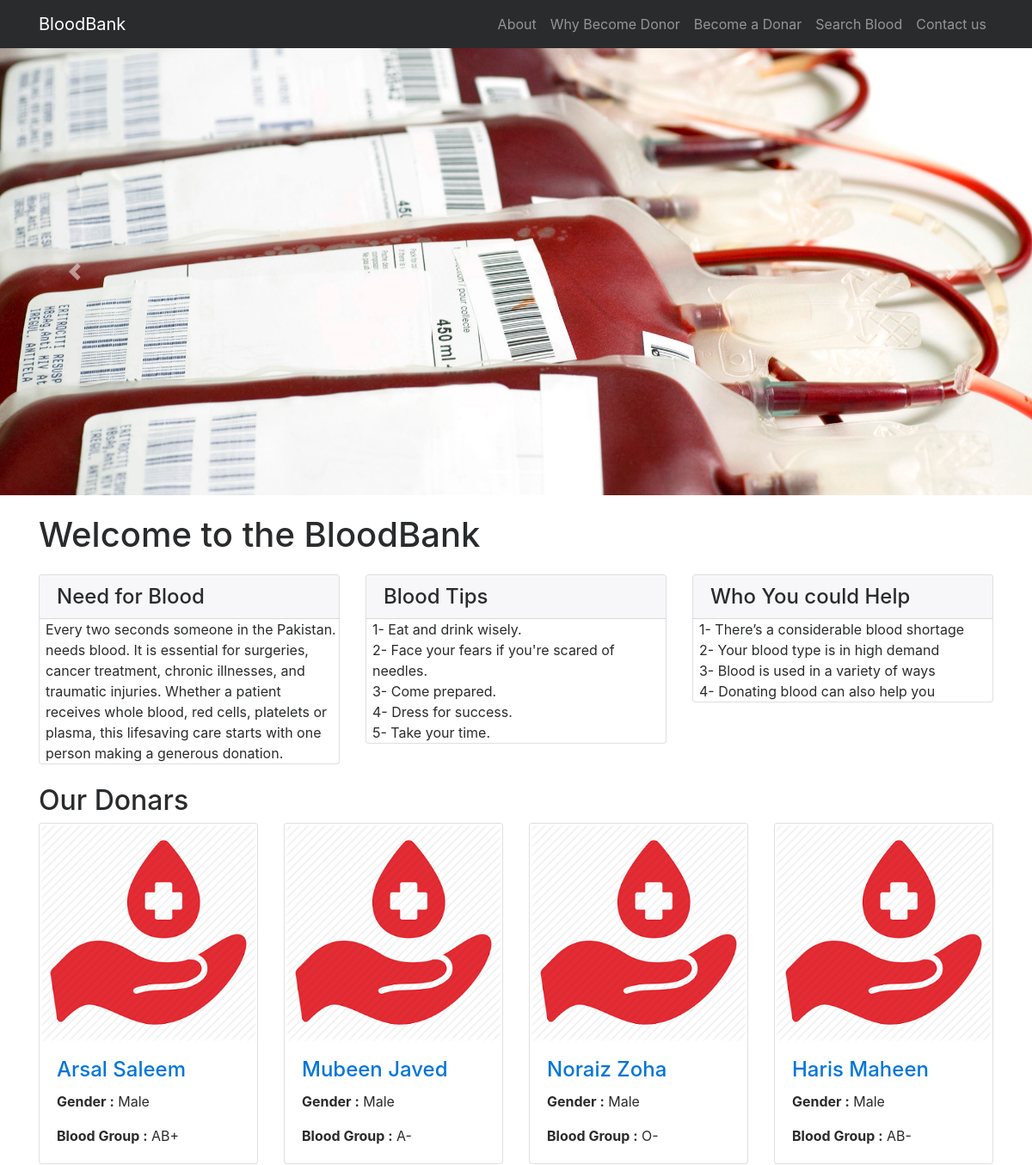
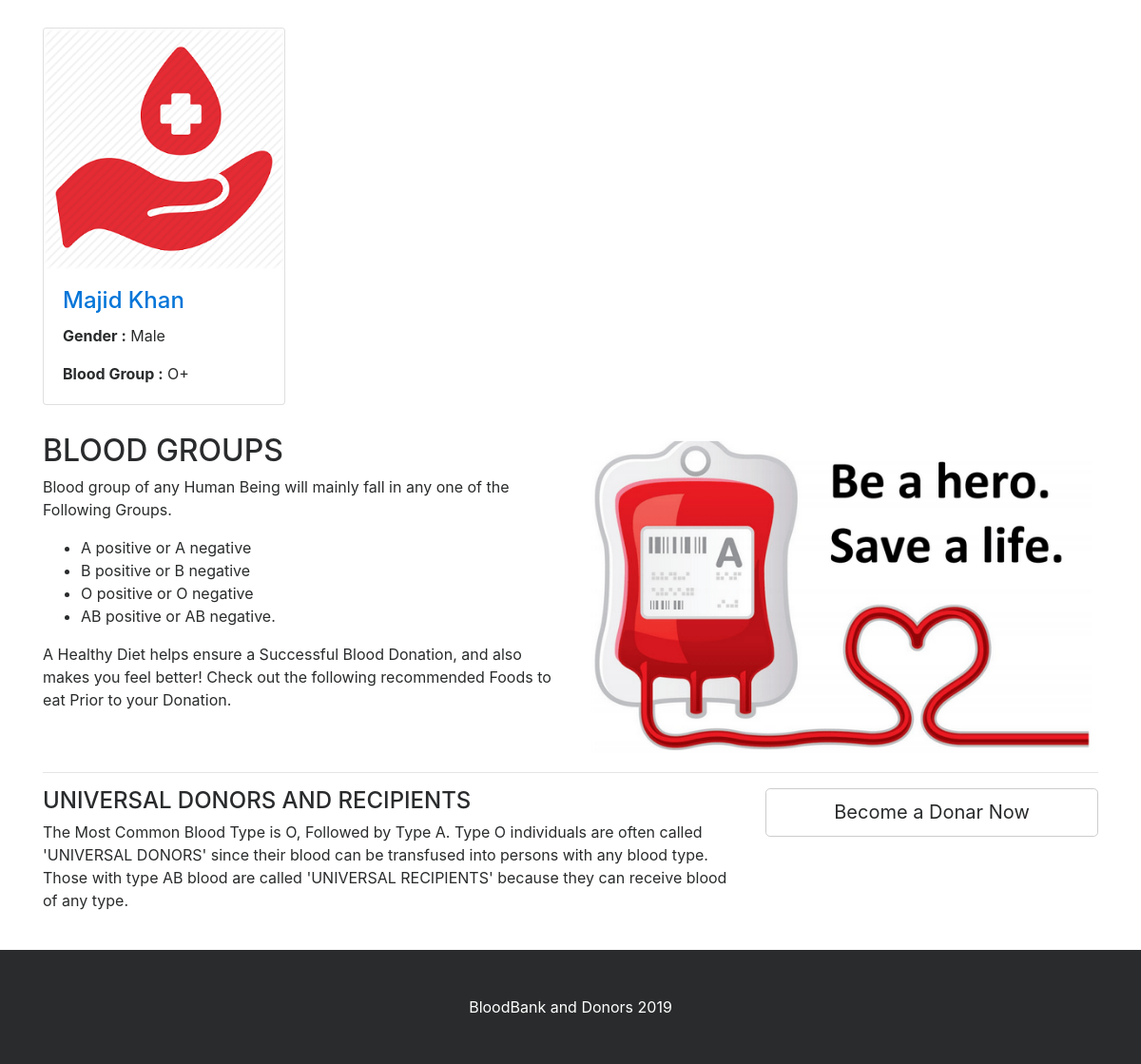
The page / on the database its author committed (2 pictures, top to bottom).
### tables this page shows
CREATE TABLE `tblblooddonars` (
  `id` int(11) NOT NULL,
  `FullName` varchar(100) DEFAULT NULL,
  `MobileNumber` char(11) DEFAULT NULL,
  `EmailId` varchar(100) DEFAULT NULL,
  `Gender` varchar(20) DEFAULT NULL,
  `Age` int(11) DEFAULT NULL,
  `BloodGroup` varchar(20) DEFAULT NULL,
  `Address` varchar(255) DEFAULT NULL,
  `Message` mediumtext,
  `PostingDate` timestamp NOT NULL DEFAULT CURRENT_TIMESTAMP,
  `status` int(1) DEFAULT NULL
);

### index.php (the view, shortened to what this page needs)
	<?php
	include('includes/config.php');
	?>
<!DOCTYPE html>
<html lang="en">
<head>
    <link href="vendor/bootstrap/css/bootstrap.min.css" rel="stylesheet">
    <link href="vendor/font-awesome/css/font-awesome.min.css" rel="stylesheet" type="text/css">
    <link href="css/modern-business.css" rel="stylesheet">
</head>
<body>
<?php include('includes/header.php');?>
<?php include('includes/slider.php');?>
    <div class="container">
        <h1 class="my-4">Welcome to the BloodBank</h1>
        <div class="row">
            <div class="col-lg-4 mb-4">
                <div class="card">
                    <h4 class="card-header">Need for Blood</h4>
                        <p class="card-text" style="padding-left:2%">Every two seconds someone in the Pakistan. needs blood. It is essential for surgeries, cancer treatment, chronic illnesses, and traumatic injuries.
						Whether a patient receives whole blood, red cells, platelets or plasma, this lifesaving care starts with one person making a generous donation. </p>
                </div>
            </div>
            <div class="col-lg-4 mb-4">
                <div class="card">
                    <h4 class="card-header">Blood Tips</h4>
                        <p class="card-text" style="padding-left:2%">1- Eat and drink wisely.<br>
						2- Face your fears if you're scared of needles.<br>
						3- Come prepared.<br>
						4- Dress for success.<br>
						5- Take your time.<br>
						</p>
                </div>
            </div>
            <div class="col-lg-4 mb-4">
                <div class="card">
                    <h4 class="card-header">Who You could Help</h4>
                        <p class="card-text" style="padding-left:2%">
						1- There’s a considerable blood shortage<br>
						2- Your blood type is in high demand<br>
						3- Blood is used in a variety of ways<br>
						4- Donating blood can also help you<br>
						</p>
                </div>
            </div>
        </div>
        <h2>Our Donars</h2>
        <div class="row">
                   <?php
$status=1;
$sql = "SELECT * from tblblooddonars where status=:status order by rand() limit 6";
$query = $dbh -> prepare($sql);
$query->bindParam(':status',$status,PDO::PARAM_STR);
$query->execute();
$results=$query->fetchAll(PDO::FETCH_OBJ);
if($query->rowCount() > 0)
{
foreach($results as $result)
{ ?>
            <div class="col-lg-3 col-sm-6 portfolio-item">
                <div class="card h-100">
                    <a href="#"><img class="card-img-top img-fluid" src="images/blood-donor.jpg" alt="Smiley face" ></a>
                    <div class="card-block">
                        <h4 class="card-title"><a href="#"><?php echo htmlentities($result->FullName);?></a></h4>
<p class="card-text"><b>  Gender :</b> <?php echo htmlentities($result->Gender);?></p>
<p class="card-text"><b>Blood Group :</b> <?php echo htmlentities($result->BloodGroup);?></p>
                    </div>
                </div>
            </div>
            <?php }} ?>
        </div>
        <div class="row">
            <div class="col-lg-6">
                <h2>BLOOD GROUPS</h2>
          <p>  Blood group of any Human Being will mainly fall in any one of the Following Groups.</p>
                <ul>
<li>A positive or A negative</li>
<li>B positive or B negative</li>
<li>O positive or O negative</li>
<li>AB positive or AB negative.</li>
                </ul>
                <p>A Healthy Diet helps ensure a Successful Blood Donation, and also makes you feel better! Check out the following recommended Foods to eat Prior to your Donation.</p>
            </div>
            <div class="col-lg-6">
                <img class="img-fluid rounded" src="images/blood-donor (1).jpg" alt="">
            </div>
        </div>
        <hr>
        <div class="row mb-4">
            <div class="col-md-8">
            <h4>UNIVERSAL DONORS AND RECIPIENTS</h4>
                <p>
The Most Common Blood Type is O, Followed by Type A.
Type O individuals are often called 'UNIVERSAL DONORS' since their blood can be transfused into persons with any blood type. Those with type AB blood are called 'UNIVERSAL RECIPIENTS' because they can receive blood of any type.</p>
            </div>
            <div class="col-md-4">
                <a class="btn btn-lg btn-secondary btn-block" href="become-donar.php">Become a Donar Now</a>
            </div>
        </div>
    </div>
  <?php include('includes/footer.php');?>
</body>
</html>

### includes/header.php (shortened to what this page needs)
<nav class="navbar fixed-top navbar-toggleable-md navbar-inverse bg-inverse">
    <div class="container">
        <a class="navbar-brand" href="index.php">BloodBank </a>
        <div class="collapse navbar-collapse" id="navbarExample">
            <ul class="navbar-nav ml-auto">
                <li class="nav-item">
                    <a class="nav-link" href="page.php?type=aboutus">About</a>
                </li>
                <li class="nav-item">
                    <a class="nav-link" href="page.php?type=donor">Why Become Donor</a>
                </li>
                <li class="nav-item">
                    <a class="nav-link" href="become-donar.php">Become a Donar</a>
                </li>
                 <li class="nav-item">
                    <a class="nav-link" href="search-donor.php">Search Blood</a>
                </li>
                  <li class="nav-item">
                    <a class="nav-link" href="contact.php">Contact us</a>
                </li>
            </ul>
        </div>
    </div>
</nav>

### includes/slider.php (shortened to what this page needs)
<header>
       <div id="carouselExampleIndicators" class="carousel slide" data-ride="carousel">
           <ol class="carousel-indicators">
               <li data-target="#carouselExampleIndicators" data-slide-to="0" class="active"></li>
               <li data-target="#carouselExampleIndicators" data-slide-to="1"></li>
           </ol>
           <div class="carousel-inner" role="listbox">
               <div class="carousel-item active" style="background-image: url('images/banner1.jpg')">
                   <div class="carousel-caption d-none d-md-block">
                   </div>
               </div>
           </div>
           <a class="carousel-control-prev" href="#carouselExampleIndicators" role="button" data-slide="prev">
               <span class="carousel-control-prev-icon" aria-hidden="true"></span>
           </a>
           <a class="carousel-control-next" href="#carouselExampleIndicators" role="button" data-slide="next">
               <span class="carousel-control-next-icon" aria-hidden="true"></span>
           </a>
       </div>
   </header>

### includes/footer.php
<footer class="py-5 bg-inverse">
      <div class="container">
          <p class="m-0 text-center text-white">BloodBank and Donors 2019</p>
      </div>
  </footer>

### css/modern-business.css (style rules this page uses)
body { padding-top: 54px; }
@media (min-width: 992px) { body { padding-top: 56px; } }
.carousel-item { height: 65vh; min-height: 300px; background: no-repeat center center scroll; -webkit-background-size: cover; -moz-background-size: cover; -o-background-size: cover; background-size: cover; }
.portfolio-item { margin-bottom: 30px; }

### index.php (style rules this page uses)
.carousel-item.active, .carousel-item-next, .carousel-item-prev { display: block; }

### rows shown on the page
tblblooddonars: FullName "Arsal Saleem", Gender "Male", BloodGroup "AB+"
tblblooddonars: FullName "Mubeen Javed", Gender "Male", BloodGroup "A-"
tblblooddonars: FullName "Noraiz Zoha", Gender "Male", BloodGroup "O-"
tblblooddonars: FullName "Haris Maheen", Gender "Male", BloodGroup "AB-"
tblblooddonars: FullName "Majid Khan", Gender "Male", BloodGroup "O+"
